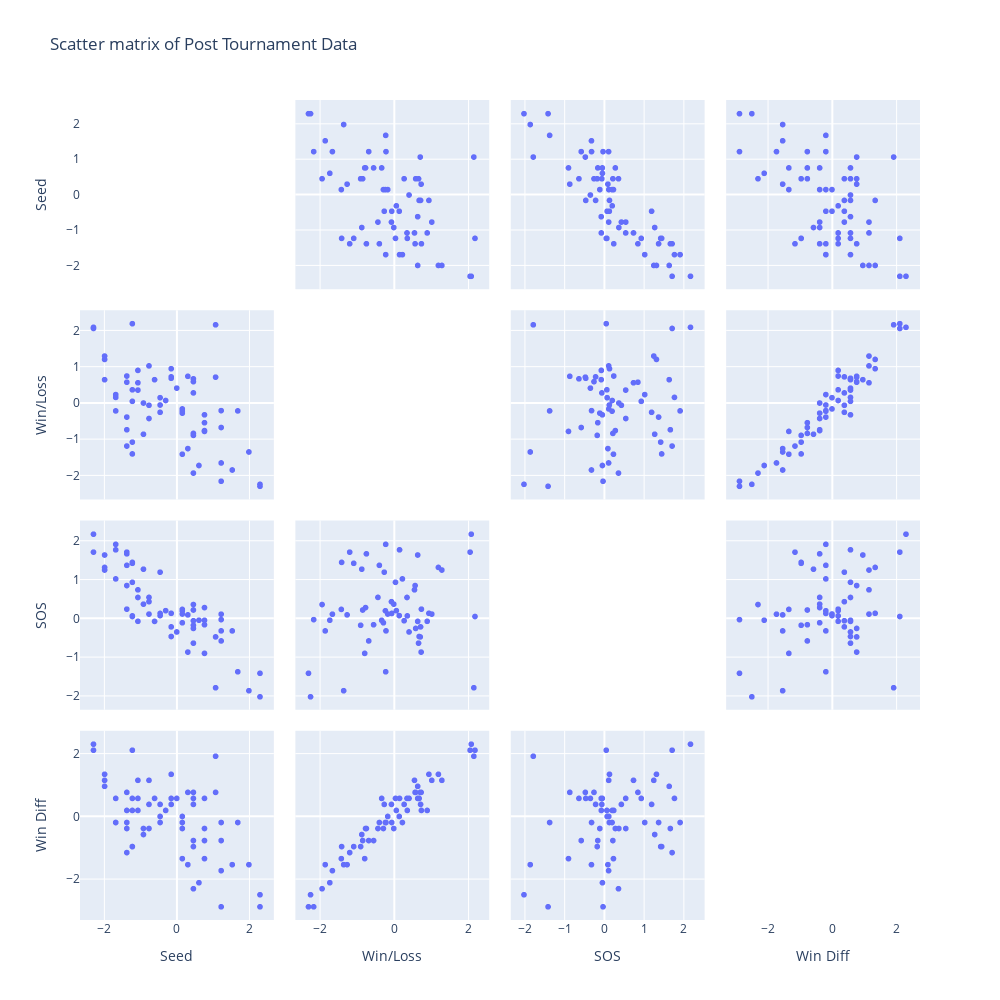

Notebook code cell kept with this figure:
### Code cell
import plotly.express as px
fig = px.scatter_matrix(newdf,
    dimensions=["Seed", "Win/Loss", "SOS", "Win Diff"],
    title="Scatter matrix of Post Tournament Data",
    labels={col:col.replace('_', ' ') for col in newdf.columns}) # remove underscore
fig.update_traces(diagonal_visible=False)
fig.update_layout(width = 1000, height = 1000)
fig.show()
